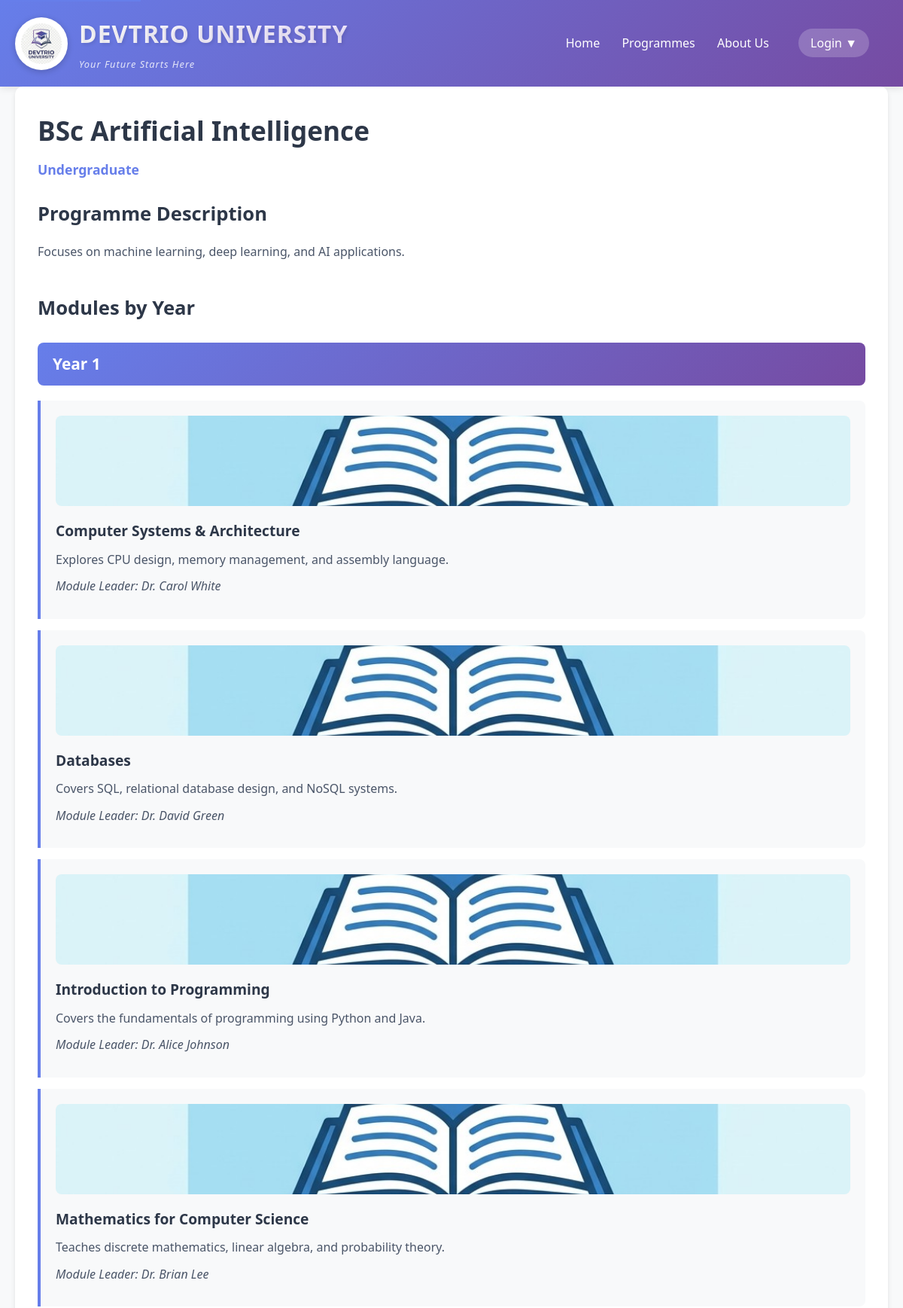
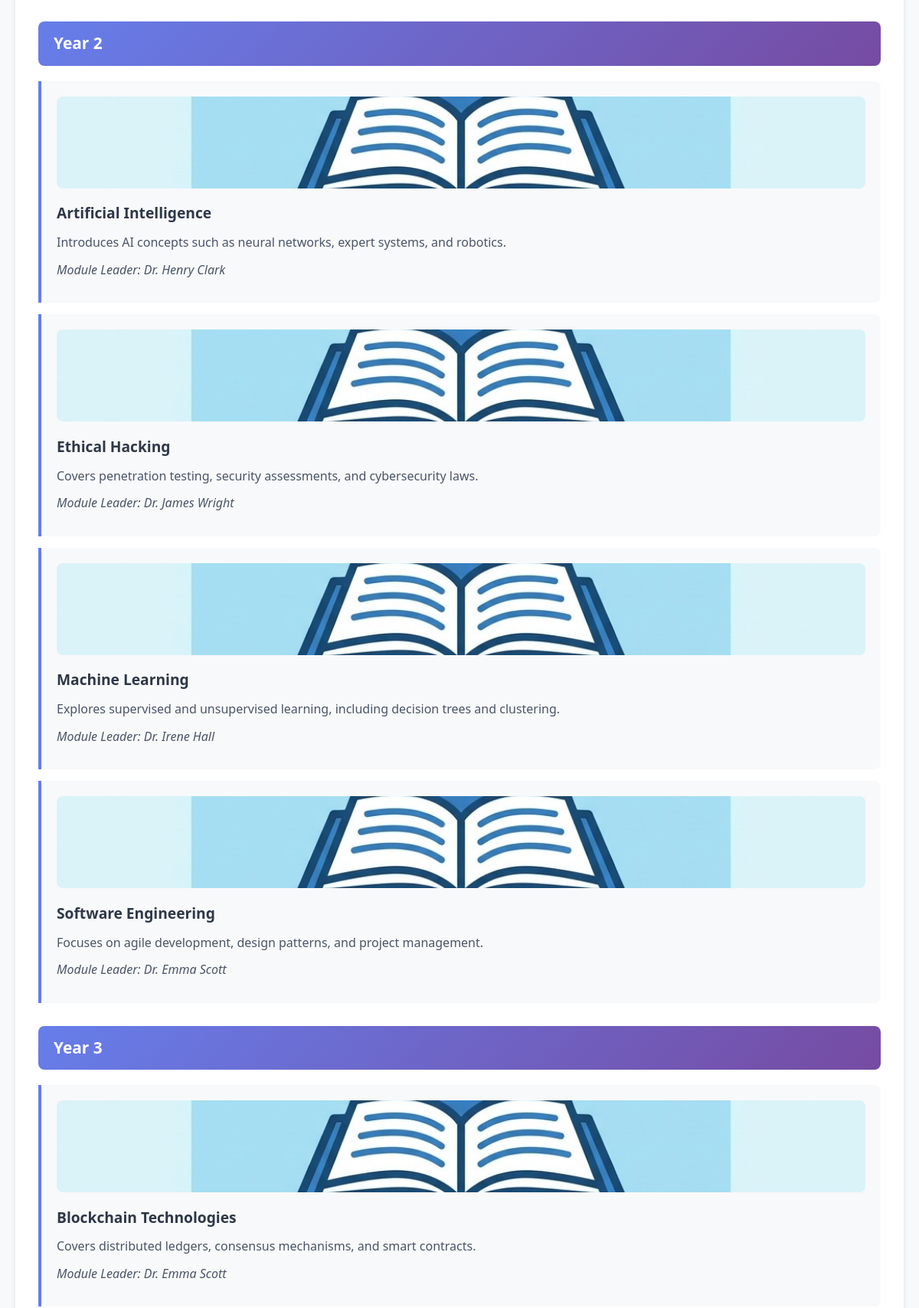
The page /index.php?url=programme/3 (upper part) on the database its author committed (2 pictures, top to bottom).
### tables this page shows
CREATE TABLE `programmes` (
  `ProgrammeID` int(11) NOT NULL,
  `ProgrammeName` text NOT NULL,
  `LevelID` int(11) DEFAULT NULL,
  `ProgrammeLeaderID` int(11) DEFAULT NULL,
  `Description` text DEFAULT NULL,
  `Image` text DEFAULT NULL,
  `published` int(11) DEFAULT 1
);

CREATE TABLE `programmemodules` (
  `ProgrammeModuleID` int(11) NOT NULL,
  `ProgrammeID` int(11) DEFAULT NULL,
  `ModuleID` int(11) DEFAULT NULL,
  `Year` int(11) DEFAULT NULL
);

CREATE TABLE `modules` (
  `ModuleID` int(11) NOT NULL,
  `ModuleName` text NOT NULL,
  `ModuleLeaderID` int(11) DEFAULT NULL,
  `Description` text DEFAULT NULL,
  `Image` text DEFAULT NULL
);

CREATE TABLE `staff` (
  `StaffID` int(11) NOT NULL,
  `Name` text NOT NULL
);

### config/DBConnection.php (called while the page is built, shortened)
<?php
class DBConnection {
    private static $instance = null;
    private $pdo;
    private $host = 'localhost';
    private $dbname = 'student_course_hub';
    private $username = 'root';
    private $password = '';
    public static function getInstance() {
        if (self::$instance === null) {
            self::$instance = new self();
        }
        return self::$instance;
    }
    private function __construct() {
        try {
            $this->pdo = new PDO(
                "mysql:host=$this->host;dbname=$this->dbname;charset=utf8mb4",
                $this->username,
                $this->password,
                [
                    PDO::ATTR_ERRMODE => PDO::ERRMODE_EXCEPTION,
                    PDO::ATTR_DEFAULT_FETCH_MODE => PDO::FETCH_ASSOC,
                    PDO::ATTR_EMULATE_PREPARES => false
                ]
            );
        } catch(PDOException $e) {
            error_log("Database connection failed: " . $e->getMessage() . "\n", 3, __DIR__ . "/db_errors.log");
            die("Database connection failed. Please try again later.");
        }
    }
    public function getConnection() {
        return $this->pdo;
    }
}
?>

### models/Programme.php (called while the page is built, shortened)
<?php
require_once __DIR__ . '/../config/DBConnection.php';
class Programme {
    private $db;
    public function __construct() {
        $this->db = DBConnection::getInstance()->getConnection();
    }
    public function getByIdWithModules($id) {
        $sql = "SELECT p.*, l.LevelName,
                       m.ModuleID, m.ModuleName, m.Description as ModuleDescription,
                       s.Name as ModuleLeaderName,
                       pm.Year
                FROM Programmes p
                JOIN Levels l ON p.LevelID = l.LevelID
                LEFT JOIN ProgrammeModules pm ON p.ProgrammeID = pm.ProgrammeID
                LEFT JOIN Modules m ON pm.ModuleID = m.ModuleID
                LEFT JOIN Staff s ON m.ModuleLeaderID = s.StaffID
                WHERE p.ProgrammeID = ?
                ORDER BY pm.Year, m.ModuleName";
        $stmt = $this->db->prepare($sql);
        $stmt->execute([$id]);
        $results = $stmt->fetchAll();
        $programme = [
            'ProgrammeID' => $results[0]['ProgrammeID'],
            'ProgrammeName' => $results[0]['ProgrammeName'],
            'Description' => $results[0]['Description'],
            'LevelName' => $results[0]['LevelName'],
            'modules' => []
        ];
        foreach($results as $row) {
            if($row['ModuleID']) {
                $programme['modules'][] = [
                    'ModuleName' => $row['ModuleName'],
                    'ModuleDescription' => $row['ModuleDescription'],
                    'ModuleLeaderName' => $row['ModuleLeaderName'],
                    'Year' => $row['Year']
                ];
            }
        }
        return $programme;
    }
}
?>

### controllers/ProgrammeController.php (the view, shortened to what this page needs)
<?php
require_once __DIR__ . '/../models/Programme.php';
class ProgrammeController {
    private $programmeModel;
    public function __construct() {
        $this->programmeModel = new Programme();
    }
        ?>
        <?php
    public function show($id) {
        $programmeData = $this->programmeModel->getByIdWithModules($id);
        $programme = [
            'ProgrammeID' => $programmeData['ProgrammeID'],
            'ProgrammeName' => $programmeData['ProgrammeName'],
            'Description' => $programmeData['Description'],
            'LevelName' => $programmeData['LevelName']
        ];
        $modules = [];
        if(isset($programmeData['modules']) && is_array($programmeData['modules'])) {
            foreach($programmeData['modules'] as $mod) {
                $modules[] = [
                    'name' => $mod['ModuleName'] ?? 'Unknown Module',
                    'description' => $mod['ModuleDescription'] ?? 'No description available',
                    'leader' => $mod['ModuleLeaderName'] ?? 'TBA',
                    'year' => $mod['Year'] ?? 1
                ];
            }
        }
        ?>
        <div class="programme-detail">
            <h1><?php echo htmlspecialchars($programme['ProgrammeName']); ?></h1>
            <p class="level"><?php echo htmlspecialchars($programme['LevelName']); ?></p>
            <div class="description">
                <h2>Programme Description</h2>
                <p><?php echo htmlspecialchars($programme['Description']); ?></p>
            </div>
            <div class="modules">
                <h2>Modules by Year</h2>
                <?php if(empty($modules)): ?>
                    <p>No modules available for this programme.</p>
                <?php else: ?>
                    <?php
                    $currentYear = 0;
                    foreach($modules as $module):
                        if($module['year'] != $currentYear):
                            if($currentYear != 0) echo '</div>';
                            $currentYear = $module['year'];
                            echo '<div class="year-group">';
                            echo '<h3>Year ' . $currentYear . '</h3>';
                        endif;
                    ?>
                    <div class="module-card">
                        <?php if(file_exists(__DIR__ . '/../images/modulecardplaceholder.jpg')): ?>
                            <img src="/DevTrio/images/modulecardplaceholder.jpg"
                                 alt="Module"
                                 style="width: 100%; height: 120px; object-fit: cover; border-radius: 8px; margin-bottom: 10px;">
                        <?php endif; ?>
                        <h4><?php echo htmlspecialchars($module['name']); ?></h4>
                        <p><?php echo htmlspecialchars($module['description']); ?></p>
                        <p class="module-leader">Module Leader: <?php echo htmlspecialchars($module['leader']); ?></p>
                    </div>
                    <?php endforeach; ?>
                    </div>
                <?php endif; ?>
            </div>
        </div>
        <?php
        require_once __DIR__ . '/../views/layout.php';
    }
}
?>

### css/style.css (style rules this page uses)
* { margin: 0; padding: 0; box-sizing: border-box; }
body { font-family: 'Segoe UI', Tahoma, Geneva, Verdana, sans-serif; line-height: 1.6; color: #333; background-color: #f8f9fa; }
.programme-detail { background: white; border-radius: 10px; padding: 30px; box-shadow: 0 4px 6px rgba(0,0,0,0.1); }
.programme-detail h1 { color: #2d3748; margin-bottom: 10px; font-size: 2.2rem; }
.programme-detail .level { color: #667eea; font-weight: 600; margin-bottom: 25px; font-size: 1.1rem; }
.description { margin-bottom: 40px; }
.description h2 { color: #2d3748; margin-bottom: 15px; font-size: 1.6rem; }
.description p { color: #4a5568; line-height: 1.8; }
.modules h2 { color: #2d3748; margin-bottom: 25px; font-size: 1.6rem; }
.year-group { margin-bottom: 30px; }
.year-group h3 { background: linear-gradient(135deg, #667eea 0%, #764ba2 100%); color: white; padding: 12px 20px; border-radius: 8px; margin-bottom: 20px; font-size: 1.3rem; }
.module-card { background: #f8f9fa; border-left: 4px solid #667eea; padding: 20px; margin-bottom: 15px; border-radius: 0 8px 8px 0; transition: transform 0.3s; }
.module-card h4 { color: #2d3748; margin-bottom: 10px; font-size: 1.2rem; }
.module-card p { color: #4a5568; margin-bottom: 10px; }
.module-leader { color: #667eea; font-style: italic; margin-top: 10px; font-weight: 500; }

### views/layout.php (style rules this page uses)
.module-card { transition: transform 0.3s; }

### rows shown on the page
programmes: programmemodules.Year "1", modules.ModuleName "Computer Systems & Architecture", modules.Description "Explores CPU design, memory management, and assembly language.", ProgrammeLeaderID.Name "Dr. Carol White", modules.ModuleName "Databases", modules.Description "Covers SQL, relational database design, and NoSQL systems.", staff.Name "Dr. David Green", modules.ModuleName "Introduction to Programming", modules.Description "Covers the fundamentals of programming using Python and Java.", staff.Name "Dr. Alice Johnson", modules.ModuleName "Mathematics for Computer Science", modules.Description "Teaches discrete mathematics, linear algebra, and probability theory.", staff.Name "Dr. Brian Lee", programmemodules.Year "2", modules.ModuleName "Artificial Intelligence", modules.Description "Introduces AI concepts such as neural networks, expert systems, and robotics.", staff.Name "Dr. Henry Clark", modules.ModuleName "Ethical Hacking", modules.Description "Covers penetration testing, security assessments, and cybersecurity laws.", staff.Name "Dr. James Wright", modules.ModuleName "Machine Learning", modules.Description "Explores supervised and unsupervised learning, including decision trees and clustering.", staff.Name "Dr. Irene Hall", modules.ModuleName "Software Engineering", modules.Description "Focuses on agile development, design patterns, and project management.", staff.Name "Dr. Emma Scott", programmemodules.Year "3", modules.ModuleName "Blockchain Technologies", modules.Description "Covers distributed ledgers, consensus mechanisms, and smart contracts."

### other values the page prints
$programme['ProgrammeName'] "BSc Artificial Intelligence"
$programme['LevelName'] "Undergraduate"
$programme['Description'] "Focuses on machine learning, deep learning, and AI applications."
